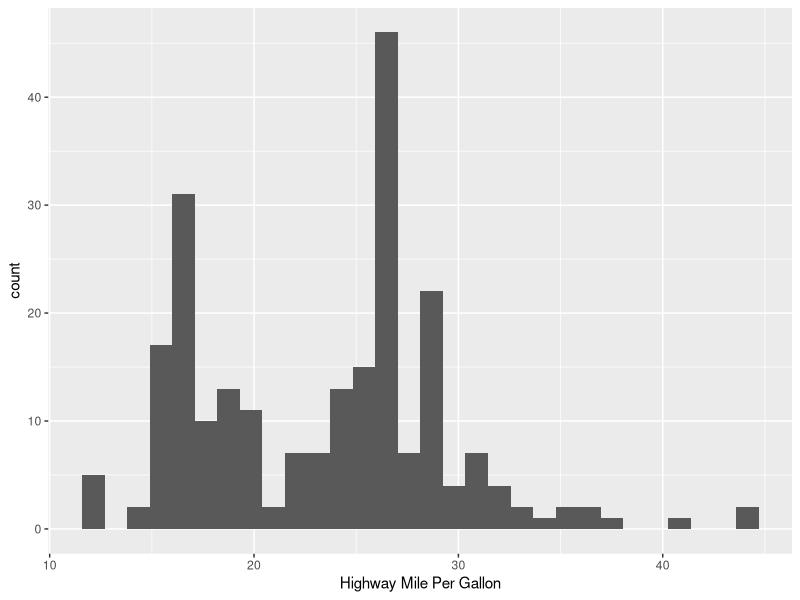

Recreate this plot in R.
## ---- chunk 1
library(tidyverse)
library(ggplot2)

## ---- chunk 2
mpg %>%
  ggplot(aes(x=hwy)) + geom_histogram(bins = 30) + labs(x = "Highway Mile Per Gallon")
